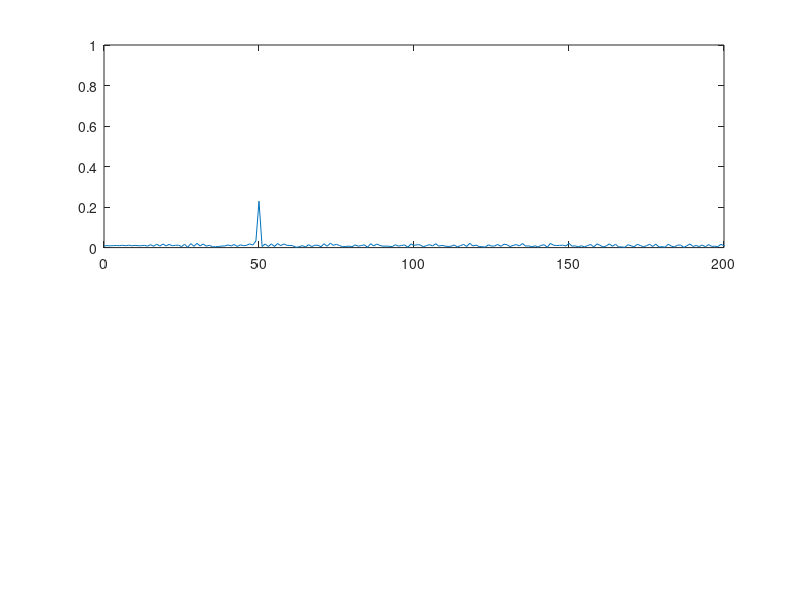
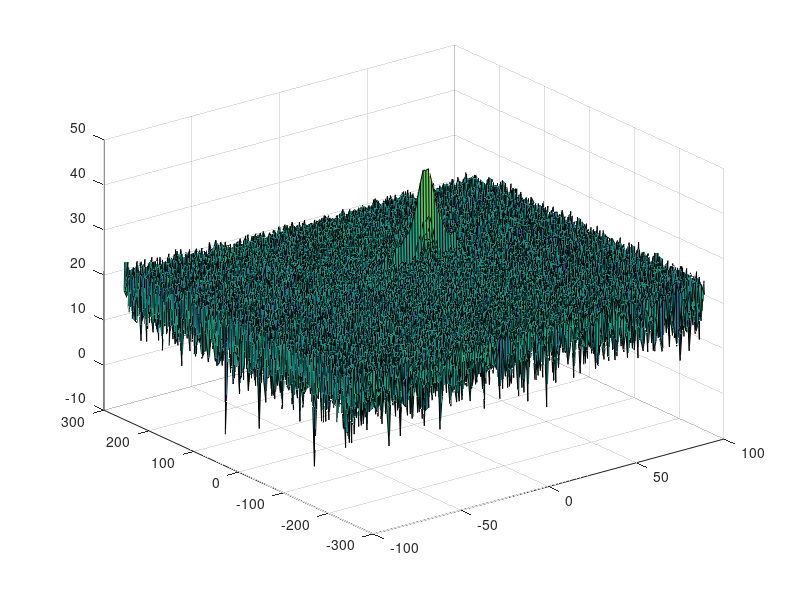

MATLAB code for these plots, in order: (Note: this script raises an error after producing the figures.)
clear all
clc;
%% Radar Specifications

%%%%%%%%%%%%%%%%%%%%%%%%%%%
% Frequency of operation = 77GHz
% Max Range = 200m
% Range Resolution = 1 m
% Max Velocity = 100 m/s
%%%%%%%%%%%%%%%%%%%%%%%%%%%

%speed of light = 3e8

c=3e8;
Rres=1;
Rmax=200;
vmax=100;
vres=3;

%% User Defined Range and Velocity of Target

% define the target's initial position and velocity. Note : Velocity remains contant
R=50; % target range
v=20; % target velocity
%% FMCW Waveform Generation

% Design the FMCW waveform by giving the specs of each of its parameters.
% Calculate the Bandwidth (B), Chirp Time (Tchirp) and Slope (slope) of the FMCW
% chirp using the requirements above.
B=c/(2*Rres);
Tchirp=5.5*2*(Rmax/c);
slope=B/Tchirp

%Operating carrier frequency of Radar 
fc = 77e9;             %carrier freq
                                                          
% The number of chirps in one sequence. Its ideal to have 2^ value for the ease of running the FFT
% for Doppler Estimation. 
Nd = 128;                   % #of doppler cells OR #of sent periods % number of chirps

% The number of samples on each chirp. 
Nr = 1024;                  %for length of time OR # of range cells

% Timestamp for running the displacement scenario for every sample on each
% chirp
t = linspace(0,Nd*Tchirp,Nr*Nd); %total time for samples


%Creating the vectors for Tx, Rx and Mix based on the total samples input.
Tx=zeros(1,length(t)); %transmitted signal
Rx=zeros(1,length(t)); %received signal
Mix = zeros(1,length(t)); %beat signal

%Similar vectors for range_covered and time delay.
r_t=zeros(1,length(t));
td=zeros(1,length(t));
%% Signal generation and Moving Target simulation
% Running the radar scenario over the time. 

for i=1:length(t)         
    
    
    % *%TODO* :
    %For each time stamp update the Range of the Target for constant velocity. 
    r_t(i)=R+v*t(i);
    
    % For each time sample we need update the transmitted and
    % received signal. 
    td(i) = 2*r_t(i)/c;
    Tx(i) = cos(2*pi*(fc*t(i) + (slope*t(i)^2)/2));
    Rx(i) = cos(2*pi*(fc*(t(i)-td(i)) + (slope*(t(i)-td(i))^2)/2));
    
    % Now by mixing the Transmit and Receive generate the beat signal
    % This is done by element wise matrix multiplication of Transmit and
    % Receiver Signal
    Mix(i) = Tx(i).*Rx(i);
    
end
%% RANGE MEASUREMENT

% reshape the vector into Nr*Nd array. Nr and Nd here would also define the size of
% Range and Doppler FFT respectively.
Mix = reshape(Mix, [Nr, Nd]);

% run the FFT on the beat signal along the range bins dimension (Nr) and
% normalize.
Mix_fft = fft(Mix, Nr);

% Take the absolute value of FFT output
L = Tchirp*B; % signal length
Mix_fft = abs(Mix_fft/L);

% Output of FFT is double sided signal, but we are interested in only one side of the spectrum.
% Hence we throw out half of the samples.
Mix_fft = Mix_fft(1:(L/2+1));


% Plotting the range
figure ('Name','Range from First FFT')
subplot(2,1,1)

% plot FFT output 
Fs=c*Tchirp/2; % sampling frequency
f=(Fs*(0:(L/2)))/L;
plot(f, Mix_fft);
axis ([0 200 0 1]);

%% RANGE DOPPLER RESPONSE
% The 2D FFT implementation is already provided here. This will run a 2DFFT 
% on the mixed signal (beat signal) output and generate a range doppler map.You 
% will implement CFAR on the generated RDM

% Range Doppler Map Generation.

% The output of the 2D FFT is an image that has reponse in the range and
% doppler FFT bins. So, it is important to convert the axis from bin sizes
% to range and doppler based on their Max values.

Mix=reshape(Mix,[Nr,Nd]);

% 2D FFT using the FFT size for both dimensions.
Mix_fft2 = fft2(Mix,Nr,Nd);

% Taking just one side of signal from Range dimension.
Mix_fft2 = Mix_fft2(1:Nr/2,1:Nd);
Mix_fft2 = fftshift (Mix_fft2);
RDM = abs(Mix_fft2);
RDM = 10*log10(RDM) ;

%use the surf function to plot the output of 2DFFT and to show axis in both
%dimensions
doppler_axis = linspace(-100,100,Nd);
range_axis = linspace(-200,200,Nr/2)*((Nr/2)/400);
figure,surf(doppler_axis,range_axis,RDM);
%% CFAR implementation

%Slide Window through the complete Range Doppler Map

% Select the number of Training Cells in both the dimensions.
Tr = 10;
Td = 5;

% Select the number of Guard Cells in both dimensions around the Cell under 
% test (CUT) for accurate estimation
Gr = 5;
Gd = 3;

% offset the threshold by SNR value in dB
SNR = 6;

% *%TODO* :
%Create a vector to store noise_level for each iteration on training cells
noise_level = zeros(1,1);

% design a loop such that it slides the CUT across range doppler map by
% giving margins at the edges for Training and Guard Cells.
% For every iteration sum the signal level within all the training
% cells. To sum convert the value from logarithmic to linear using db2pow
% function. Average the summed values for all of the training
% cells used. After averaging convert it back to logarithimic using pow2db.
% Further add the offset to it to determine the threshold. Next, compare the
% signal under CUT with this threshold. If the CUT level > threshold assign
% it a value of 1, else equate it to 0.
Mix_cfar = zeros(Nr/2, Nd);
filter_size = (2*Tr+2*Gr+1)*(2*Td+2*Gd+1)-(2*Gr+1)*(2*Gd+1);
for r = 1:(Nr/2-(2*Gr+2*Tr))
    for d = 1:(Nd-(2*Gd+2*Td))
        % Use RDM[x,y] as the matrix from the output of 2D FFT for implementing
        % CFAR
        sum_of_Ts = sum(db2pow( RDM(r:(r+2*Tr+2*Gr), d:(d+2*Td+2*Gd)) ), "all");
        sum_of_Gs = sum(db2pow( RDM((r+Tr):(r+Tr+2*Gr), (d+Td):(d+Td+2*Gd)) ), "all");
        noise_level = sum_of_Ts-sum_of_Gs;
        threshold = db2pow(pow2db(noise_level/filter_size) + SNR);
        signal = db2pow(RDM(r+Tr+Gr, d+Td+Gd));
        if signal <= threshold
            signal = 0;
        else
            signal = 1;
        end
        Mix_cfar(r+Tr+Gr, d+Td+Gd) = signal;
    end
end 


% The process above will generate a thresholded block, which is smaller 
% than the Range Doppler Map as the CUT cannot be located at the edges of
% matrix. Hence,few cells will not be thresholded. To keep the map size same
% set those values to 0. 
% ...-> already implemented by setting Mix_cfar to 0 everywhere on
% initialization

% display the CFAR output using the Surf function like we did for Range
% Doppler Response output.
figure,surf(doppler_axis,range_axis,Mix_cfar);
colorbar;